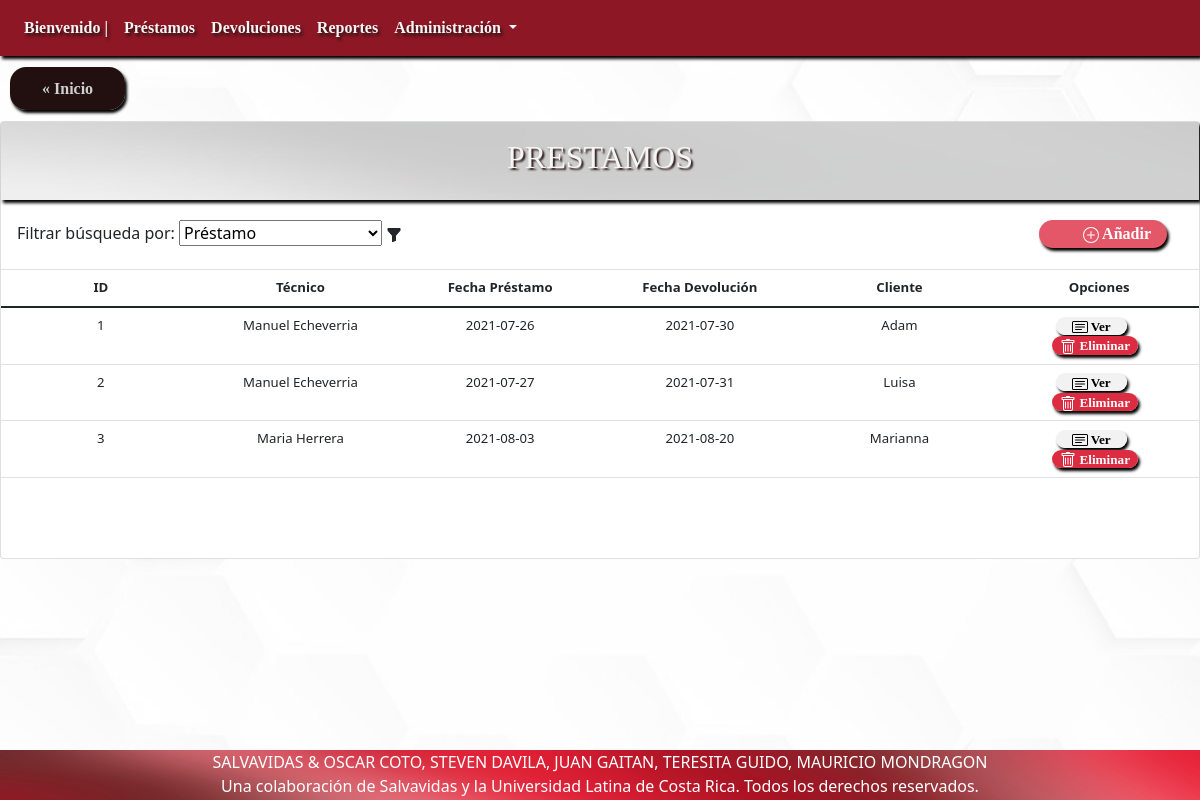
Before: /?c=detalleAllPrestamo with the older database file.
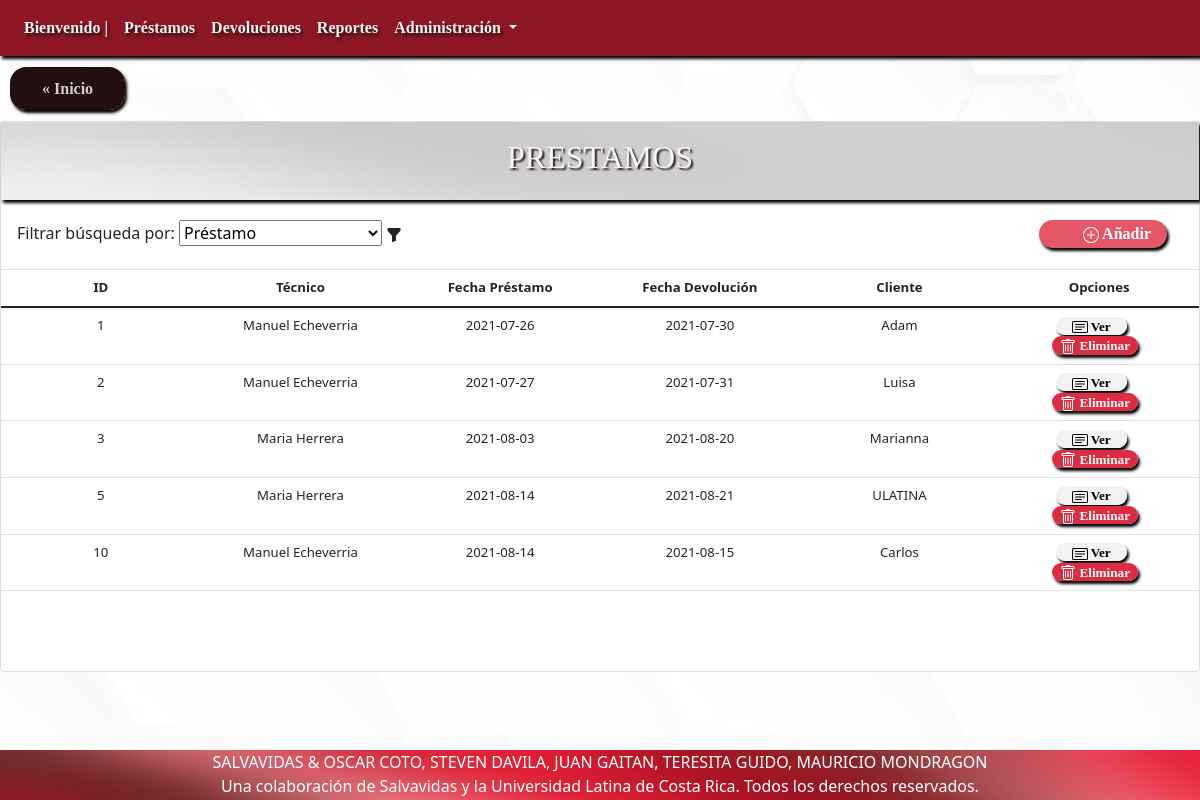
After: the same page with the newer database file.
### tables this page shows
CREATE TABLE `prestamo` (
  `idPrestamo` int(11) NOT NULL,
  `idTecnico` varchar(25) NOT NULL,
  `fechaPrestamo` date DEFAULT current_timestamp(),
  `fechaEsperadaDevolucion` date DEFAULT NULL,
  `cliente` varchar(50) DEFAULT NULL
);

CREATE TABLE `tecnico` (
  `idTecnico` varchar(25) NOT NULL,
  `primerNombre` varchar(50) NOT NULL,
  `segundoNombre` varchar(50) DEFAULT NULL,
  `primerApellido` varchar(50) NOT NULL,
  `segundoApellido` varchar(50) DEFAULT NULL,
  `telefono` varchar(25) DEFAULT NULL,
  `correoElectronico` varchar(50) DEFAULT NULL,
  `direccion` varchar(500) DEFAULT NULL,
  `fechaInclusion` date DEFAULT current_timestamp()
);

### controller/detalleAllPrestamo.php (called while the page is built, shortened)
<?php
include 'model/Prestamo.php';
    $Prestamo = new Prestamo();
    $allPrestamo = $Prestamo->seleccionarAllPrestamo();
    $Tecnico = new Tecnico();
    $allTecnico = $Tecnico->seleccionarAllTecnico();
    include 'view/VerAllPrestamo.php';

### model/Prestamo.php (called while the page is built, shortened)
<?php
include_once "model/Tecnico.php";
class Prestamo {
    public function __construct($idPrestamo = 0, $idTecnico = "",$fechaPrestamo = "",$fechaEsperadaDevolucion="",
    $cliente = "") {
        $this->idPrestamo = $idPrestamo;
        $this->idTecnico = $idTecnico;
        $this->fechaPrestamo = $fechaPrestamo;
        $this->fechaEsperadaDevolucion = $fechaEsperadaDevolucion;
        $this->cliente = $cliente;
    }
    function seleccionarAllPrestamo() {
        $query = "SELECT * FROM prestamo";
        $pdo = new Connection();
        $pdo = $pdo->open();
        $result = $pdo->query($query);
        $rows = [];
        foreach ($result->fetchAll() as $row) {
            $rows[] = new Prestamo($row['idPrestamo'], $row['idTecnico'],$row['fechaPrestamo'],$row['fechaEsperadaDevolucion'],$row['cliente']);
        }
        return $rows;
    }
}

### model/Tecnico.php (called while the page is built, shortened)
<?php
class Tecnico
{
  public function __construct($idTecnico = "",$primerNombre = "", $segundoNombre = "", $primerApellido = "", $segundoApellido = "", $telefono = "", $correoElectronico = "", $direccion = "", $fechaInclusion = "") {
    $this->idTecnico = $idTecnico;
    $this->primerNombre = $primerNombre;
    $this->primerApellido = $primerApellido;
  }
  function seleccionarAllTecnico() {
    $query = "SELECT * FROM tecnico";
    $pdo = new Connection();
    $pdo = $pdo->open();
    $result = $pdo->query($query);
    $rows = [];
    foreach ($result->fetchAll() as $row) {
        $rows[] = new Tecnico($row['idTecnico'], $row['primerNombre'],$row['segundoNombre'],$row['primerApellido'],$row['segundoApellido'],$row['telefono'],$row['correoElectronico'],$row['direccion'],$row['fechaInclusion']);
    }
    return $rows;
}
}

### view/verAllPrestamo.php (the view, shortened to what this page needs)
<div class="upside">
    <a href="index.php" class="Inicio">« Inicio</a>
</div>
<div class="card" id="ListaCompleta">
    <div class="card-title">
        <h2> PRESTAMOS</h2>
    </div>
    <div class="card-subtitle" id="Add">
        <label for="search">Filtrar búsqueda por: </label>
        <select name="forma" onchange="location = this.value;">
            <option value="?c=detalleAllPrestamo" selected>Préstamo</option>
        </select>
        <svg xmlns="http://www.w3.org/2000/svg" width="16" height="16" fill="currentColor" class="bi bi-funnel-fill" viewBox="0 0 16 16">
        <path d="M1.5 1.5A.5.5 0 0 1 2 1h12a.5.5 0 0 1 .5.5v2a.5.5 0 0 1-.128.334L10 8.692V13.5a.5.5 0 0 1-.342.474l-3 1A.5.5 0 0 1 6 14.5V8.692L1.628 3.834A.5.5 0 0 1 1.5 3.5v-2z"/>
        </svg>
        <a href="?c=crearPrestamo" class="add">
         Añadir
        </a>
    </div>
    <table class="table">
        <thead>
            <tr>
                <th scope="col">ID</th>
                <th scope="col">Técnico</th>
                <th scope="col">Fecha Préstamo</th>
                <th scope="col">Fecha Devolución</th>
                <th scope="col">Cliente</th>
                <th scope="col">Opciones</th>
            </tr>
        </thead>
        <tbody>
        <?php
        foreach ($allPrestamo as $value) {
        ?>
            <tr>
                <td><?php echo $value->idPrestamo; ?></td>
                <?php foreach ($allTecnico as $tecnico) { if ($tecnico->idTecnico == $value->idTecnico){ ?>
                <td><?php echo $tecnico->primerNombre; ?> <?php echo $tecnico->primerApellido; ?></td>
                <?php } } ?>
                <td><?php echo $value->fechaPrestamo; ?></td>
                <td><?php echo $value->fechaEsperadaDevolucion; ?></td>
                <td><?php echo $value->cliente; ?></td>
                <td>
                <a class="ver" id="ver" href="?c=detallePrestamo&idPrestamo=<?php echo $value->idPrestamo; ?>">
                 Ver
                </a>
                <br>
                <a class="eliminar" id="eliminar" href="?c=eliminarPrestamo&idPrestamo=<?php echo $value->idPrestamo; ?>">
                 Eliminar
                </a>
                </td>
            </tr>
        <?php } ?>
        </tbody>
    </table>
</div>

### index.php (shortened to what this page needs)
<!DOCTYPE html>
<html>
    <head>
        <link rel="stylesheet" href="https://maxcdn.bootstrapcdn.com/bootstrap/4.0.0/css/bootstrap.min.css">
        <link href="https://cdn.jsdelivr.net/npm/bootstrap@5.0.0-beta1/dist/css/bootstrap.min.css" rel="stylesheet">
        <link rel="stylesheet" href="css/style.css">
        <link rel="stylesheet" href="css/style1.css">
        <link rel="stylesheet" href="css/style2.css">
    </head>
    <body>
        <?php
        include 'view/header.php';
        if (isset($_GET["c"])) {
            include 'controller/' . $_GET["c"] . '.php';
        } else {
            include 'view/home.php';
        }
        require 'view/footer.php';
        ?>
    </body>
</html>

### view/header.php (shortened to what this page needs)
<nav class="navbar navbar-expand-lg" id = "idheader">
  <div class="collapse navbar-collapse" id="navbarNavDropdown">
    <ul class="navbar-nav">
      <li class="nav-item active">
        <a class="nav-link" href="index.php"> Bienvenido  | <span class="sr-only">(current)</span></a>
      </li>
      <li class="nav-item">
        <a class="nav-link" href="?c=detalleAllPrestamo">Préstamos</a>
      </li>
       <li class="nav-item">
        <a class="nav-link" href="?c=detalleAllDevolucion">Devoluciones</a>
      </li>
      <li class="nav-item">
        <a class="nav-link" href="?c=crearReporte">Reportes</a>
      </li>
      <li class="nav-item dropdown">
        <a class="nav-link dropdown-toggle" href="#" id="navbarDropdownMenuLink" data-toggle="dropdown" aria-haspopup="true" aria-expanded="false">
          Administración
        </a>
      </li>
    </ul>
  </div>
</nav>

### view/footer.php
<footer id="footer" class="footer">
    <p>SALVAVIDAS &  OSCAR COTO, STEVEN DAVILA, JUAN GAITAN, TERESITA GUIDO, MAURICIO MONDRAGON
    <br>
    Una colaboración de Salvavidas y la Universidad Latina de Costa Rica. Todos los derechos reservados.
    </p>
 </footer>

### css/style.css (style rules this page uses)
body { background-image: url("../img/wallpaper.jpg"); background-position: center; background-attachment: fixed; background-size:cover; }
#idheader { background-color: #8d1725; color:white; box-shadow: 2px 3px 3px black; outline: none !important; border: none; }
#idheader .nav-link { font-family: "Georgia"; font-weight: bold; color: whitesmoke ; text-shadow: 2px 3px 3px #2b1515; }
.footer { background-image: url("../img/footer-background.jpg"); position: fixed; bottom: 0; width: 100%; height: 50px; color: white; text-align: center; }
.card { margin: auto; width: 100%; display: flexbox; }
.card .card-title { background-image: url("../img/card-subtitle-wallpaper.jpg"); color: whitesmoke; text-align: center; font-family: "Arial Black"; box-shadow: 2px 3px 3px black; }
.card .card-title h2 { text-shadow: 2px 2px 2px #2b1515; padding: 1rem; }

### css/style1.css (style rules this page uses)
#ListaCompleta { margin-top: 10px; width: inherit; }
#ListaCompleta #Add { padding: 1rem; }
#ListaCompleta .add { float: right; margin-right: 1rem; padding: 0.1rem 1rem; text-align: right; background: #e35768; color: #fff; text-decoration: none; width:8rem; box-shadow: 2px 3px 3px black; font-family: "Georgia"; font-weight: bold; border-radius: 1rem; }
.upside { margin-top: 20px; margin-left: 10px; margin-bottom: 20px; }
.upside .Inicio { margin: auto; padding: 0.8rem 2rem; text-align: center; background: #221010; color: #cfcfcf; text-decoration: none; width: 50%; box-shadow: 2px 3px 3px black; font-family: "Georgia"; font-weight: bold; border-radius: 1rem; }
#ListaCompleta #ver { margin-right: 1rem; padding: 0.1rem 1rem; text-align: center; background: #f2f2f2; color: black; text-decoration: none; width: 8rem; box-shadow: 2px 3px 3px black; font-family: "Georgia"; font-weight: bold; border-radius: 1rem; }
#ListaCompleta #eliminar { margin-right: 0.5rem; padding: 0.1rem 0.5rem; text-align: center; background: #dc2c41; color: white; text-decoration: none; width: 8rem; box-shadow: 2px 3px 3px black; font-family: "Georgia"; font-weight: bold; border-radius: 1rem; }
.table { text-align: center; table-layout: fixed; font-size: 1.1vw; margin-bottom: 5rem; }

Changed rows visible on the page:
added prestamo: idPrestamo "5", fechaPrestamo "2021-08-14", fechaEsperadaDevolucion "2021-08-21", cliente "ULATINA", tecnico (primerNombre "Maria", primerApellido "Herrera")
added prestamo: idPrestamo "10", fechaPrestamo "2021-08-14", fechaEsperadaDevolucion "2021-08-15", cliente "Carlos", tecnico (primerNombre "Manuel", primerApellido "Echeverria")
